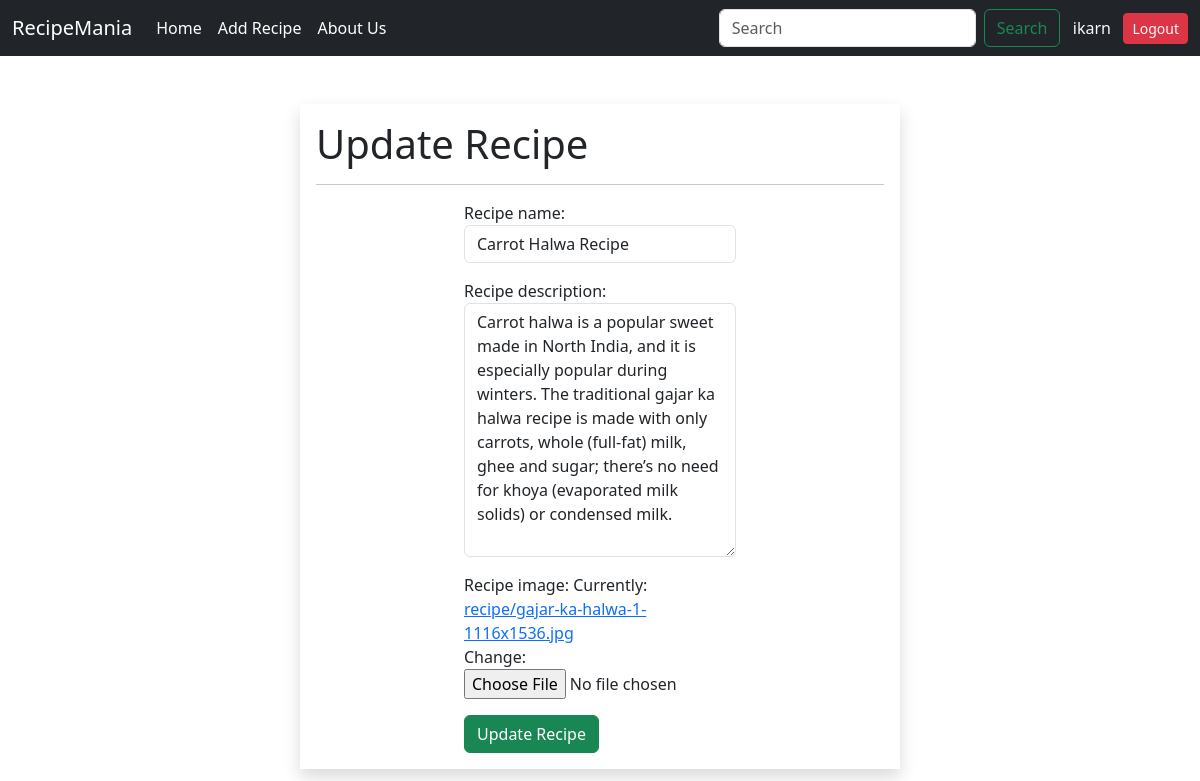
The app's page /update/12 (signed in) with its own data.
### app/models.py (models this page shows, shortened)
class Recipe(models.Model):
    recipe_name = models.CharField(max_length=255)
    recipe_description = models.CharField(max_length=55000)
    recipe_image = models.ImageField(upload_to='recipe')
    date = models.DateTimeField(auto_now_add=True)

### app/views.py (the view)
# urls.py: path("update/",update,name='update'),
@login_required(login_url='login')
def update(request,id):
    if request.method =="POST":
        pi = Recipe.objects.get(pk=id)
        fm = RecipeForm(request.POST,request.FILES,instance=pi)
        if fm.is_valid():
            fm.save()
            return redirect('/')
    else:
         pi = Recipe.objects.get(pk=id)
         fm = RecipeForm(instance=pi)
    return render(request,'update.html',{'form':fm})

### app/forms.py
class RecipeForm(forms.ModelForm):
    class Meta:
        model = Recipe
        fields = '__all__'
        widgets = {
            'recipe_name': forms.TextInput(attrs={'class': 'form-control'}),
            'recipe_description': forms.Textarea(attrs={'class': 'form-control'}),
        }

### app/templates/update.html (shortened to what this page needs)
{% extends 'base.html' %}
{% block content %}
<div class="container col-lg-6 mx-auto mt-5 shadow p-3">
    <h1> Update Recipe </h1>
    <hr>
    <div class="row">
        <div class="col-lg-6 mx-auto">
            <form method="POST" enctype="multipart/form-data">
             {{ form.as_p }}
             <input type="submit" value="Update Recipe" class="btn btn-success">
            </form>
        </div>
    </div>
</div>
{% endblock content %}

### app/templates/base.html (shortened to what this page needs)
<!doctype html>
<html lang="en">
  <head>
    <link href="https://cdn.jsdelivr.net/npm/bootstrap@5.3.0/dist/css/bootstrap.min.css" rel="stylesheet">
  </head>
  <body>
    <nav class="navbar navbar-expand-lg navbar-dark bg-dark">
        <div class="container-fluid">
          <a class="navbar-brand" href="#">RecipeMania</a>
          <div class="collapse navbar-collapse" id="navbarSupportedContent">
            <ul class="navbar-nav me-auto mb-2 mb-lg-0">
              {% if user.is_authenticated %}
              <li class="nav-item">
                <a class="nav-link active" aria-current="page" href="/">Home</a>
              </li>
              <li class="nav-item">
                <a class="nav-link active" aria-current="page" href="/add_recipe">Add Recipe</a>
              </li>
              <li class="nav-item">
                <a class="nav-link active" aria-current="page" href="/about">About Us</a>
              </li>
              {% endif %}
            </ul>
            {% if user.is_authenticated %}
            <form class="d-flex"  action="{% url 'search' %}" method='GET'>
              <input class="form-control me-2" type="search" placeholder="Search" aria-label="Search"
                  name='search' />
              <button class="btn btn-outline-success" type="submit">
                  Search
              </button>
          </form>&nbsp;&nbsp;&nbsp;
            <div class="text-light nav-link">{{user}}</div>&nbsp;&nbsp;&nbsp;
            <div class=""><a class="btn btn-danger btn-sm text-light" href="{% url 'logout' %}">Logout</a> </div>
            {% endif %}
          </div>
        </div>
      </nav>
    {% block content %} {% endblock content %}
  </body>
</html>

### records on screen
Recipe: recipe_name "Carrot Halwa Recipe", recipe_description "Carrot halwa is a popular sweet made in North India, and it is especially popular during winters. The traditional gajar ka halwa recipe is made with only carrots, whole (full-fat) milk, ghee and sugar; there’s no need for khoya (evaporated milk solids) or condensed milk."

### other values on screen
{{ user }} "ikarn"
